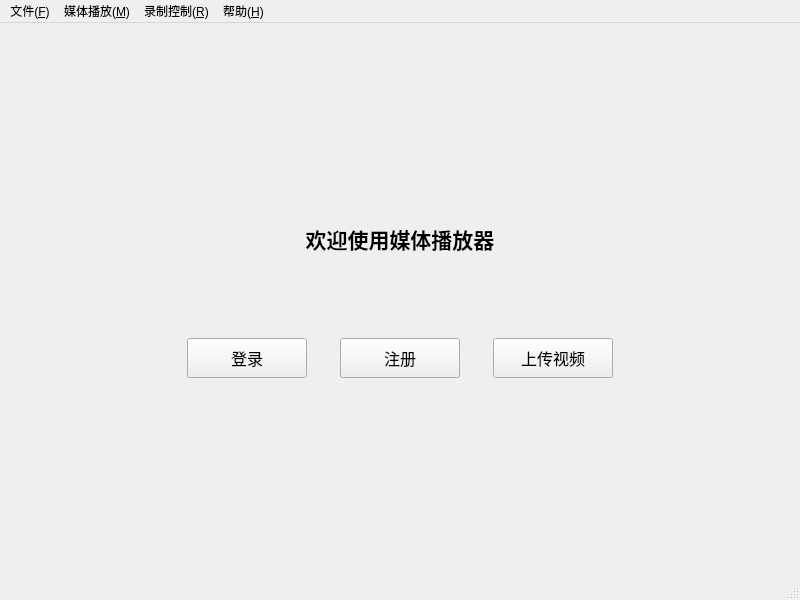
<?xml version="1.0" encoding="UTF-8"?>
<ui version="4.0">
 <class>MainWindow</class>
 <widget class="QMainWindow" name="MainWindow">
  <property name="geometry">
   <rect>
    <x>0</x>
    <y>0</y>
    <width>800</width>
    <height>600</height>
   </rect>
  </property>
  <property name="windowTitle">
   <string>媒体播放器</string>
  </property>
  <widget class="QWidget" name="centralwidget">
   <layout class="QVBoxLayout" name="verticalLayout">
    <property name="leftMargin">
     <number>0</number>
    </property>
    <property name="topMargin">
     <number>0</number>
    </property>
    <property name="rightMargin">
     <number>0</number>
    </property>
    <property name="bottomMargin">
     <number>0</number>
    </property>
    <item>
     <spacer name="verticalSpacer_top">
      <property name="orientation">
       <enum>Qt::Vertical</enum>
      </property>
      <property name="sizeHint" stdset="0">
       <size>
        <width>20</width>
        <height>200</height>
       </size>
      </property>
     </spacer>
    </item>
    <item>
     <widget class="QLabel" name="label">
      <property name="text">
       <string>欢迎使用媒体播放器</string>
      </property>
      <property name="alignment">
       <set>Qt::AlignCenter</set>
      </property>
      <property name="font">
       <font>
        <pointsize>16</pointsize>
        <bold>true</bold>
       </font>
      </property>
     </widget>
    </item>
    <item>
     <spacer name="verticalSpacer_middle">
      <property name="orientation">
       <enum>Qt::Vertical</enum>
      </property>
      <property name="sizeHint" stdset="0">
       <size>
        <width>20</width>
        <height>40</height>
       </size>
      </property>
     </spacer>
    </item>
    <item>
     <layout class="QHBoxLayout" name="horizontalLayout_buttons">
      <item>
       <spacer name="horizontalSpacer_left">
        <property name="orientation">
         <enum>Qt::Horizontal</enum>
        </property>
        <property name="sizeHint" stdset="0">
         <size>
          <width>200</width>
          <height>20</height>
         </size>
        </property>
       </spacer>
      </item>
      <item>
       <widget class="QPushButton" name="pb_login">
        <property name="minimumSize">
         <size>
          <width>120</width>
          <height>40</height>
         </size>
        </property>
        <property name="text">
         <string>登录</string>
        </property>
        <property name="font">
         <font>
          <pointsize>12</pointsize>
         </font>
        </property>
       </widget>
      </item>
      <item>
       <spacer name="horizontalSpacer_center">
        <property name="orientation">
         <enum>Qt::Horizontal</enum>
        </property>
        <property name="sizeHint" stdset="0">
         <size>
          <width>40</width>
          <height>20</height>
         </size>
        </property>
       </spacer>
      </item>
      <item>
       <widget class="QPushButton" name="pb_register">
        <property name="minimumSize">
         <size>
          <width>120</width>
          <height>40</height>
         </size>
        </property>
        <property name="text">
         <string>注册</string>
        </property>
        <property name="font">
         <font>
          <pointsize>12</pointsize>
         </font>
        </property>
       </widget>
      </item>
      <item>
       <spacer name="horizontalSpacer_center2">
        <property name="orientation">
         <enum>Qt::Horizontal</enum>
        </property>
        <property name="sizeHint" stdset="0">
         <size>
          <width>40</width>
          <height>20</height>
         </size>
        </property>
       </spacer>
      </item>
      <item>
       <widget class="QPushButton" name="pb_uploadVideo">
        <property name="minimumSize">
         <size>
          <width>120</width>
          <height>40</height>
         </size>
        </property>
        <property name="text">
         <string>上传视频</string>
        </property>
        <property name="font">
         <font>
          <pointsize>12</pointsize>
         </font>
        </property>
       </widget>
      </item>
      <item>
       <spacer name="horizontalSpacer_right">
        <property name="orientation">
         <enum>Qt::Horizontal</enum>
        </property>
        <property name="sizeHint" stdset="0">
         <size>
          <width>200</width>
          <height>20</height>
         </size>
        </property>
       </spacer>
      </item>
     </layout>
    </item>
    <item>
     <spacer name="verticalSpacer_bottom">
      <property name="orientation">
       <enum>Qt::Vertical</enum>
      </property>
      <property name="sizeHint" stdset="0">
       <size>
        <width>20</width>
        <height>200</height>
       </size>
      </property>
     </spacer>
    </item>
   </layout>
  </widget>
  <widget class="QStatusBar" name="statusbar"/>
  <widget class="QMenuBar" name="menubar">
   <property name="geometry">
    <rect>
     <x>0</x>
     <y>0</y>
     <width>800</width>
     <height>21</height>
    </rect>
   </property>
   <widget class="QMenu" name="menuFile">
    <property name="title">
     <string>文件(&amp;F)</string>
    </property>
    <addaction name="actionLogin"/>
    <addaction name="separator"/>
    <addaction name="actionExit"/>
    <addaction name="separator"/>
   </widget>
   <widget class="QMenu" name="menuMedia">
    <property name="title">
     <string>媒体播放(&amp;M)</string>
    </property>
    <addaction name="actionOnlineTV"/>
    <addaction name="actionLocalFile"/>
   </widget>
   <widget class="QMenu" name="menuRecording">
    <property name="title">
     <string>录制控制(&amp;R)</string>
    </property>
    <addaction name="actionRecorder"/>
   </widget>
   <widget class="QMenu" name="menuHelp">
    <property name="title">
     <string>帮助(&amp;H)</string>
    </property>
    <addaction name="actionAbout"/>
   </widget>
   <addaction name="menuFile"/>
   <addaction name="menuMedia"/>
   <addaction name="menuRecording"/>
   <addaction name="menuHelp"/>
  </widget>
  <action name="actionOnlineTV">
   <property name="text">
    <string>在线电视点播(&amp;O)</string>
   </property>
   <property name="statusTip">
    <string>打开在线电视点播功能</string>
   </property>
   <property name="shortcut">
    <string>Ctrl+O</string>
   </property>
  </action>
  <action name="actionLocalFile">
   <property name="text">
    <string>本地文件播放(&amp;L)</string>
   </property>
   <property name="statusTip">
    <string>打开本地文件进行播放</string>
   </property>
   <property name="shortcut">
    <string>Ctrl+L</string>
   </property>
  </action>
  <action name="actionExit">
   <property name="text">
    <string>退出(&amp;X)</string>
   </property>
   <property name="statusTip">
    <string>退出应用程序</string>
   </property>
   <property name="shortcut">
    <string>Ctrl+Q</string>
   </property>
  </action>
  <action name="actionAbout">
   <property name="text">
    <string>关于(&amp;A)</string>
   </property>
   <property name="statusTip">
    <string>显示关于对话框</string>
   </property>
  </action>
  <action name="actionRecorder">
   <property name="text">
    <string>开始录制(&amp;R)</string>
   </property>
   <property name="statusTip">
    <string>打开录制控制窗口</string>
   </property>
   <property name="shortcut">
    <string>Ctrl+R</string>
   </property>
  </action>
  <action name="actionLogin">
   <property name="text">
    <string>登录/注册(&amp;L)</string>
   </property>
   <property name="statusTip">
    <string>打开登录/注册对话框</string>
   </property>
   <property name="shortcut">
    <string>Ctrl+I</string>
   </property>
  </action>
 </widget>
 <resources/>
 <connections/>
</ui>
